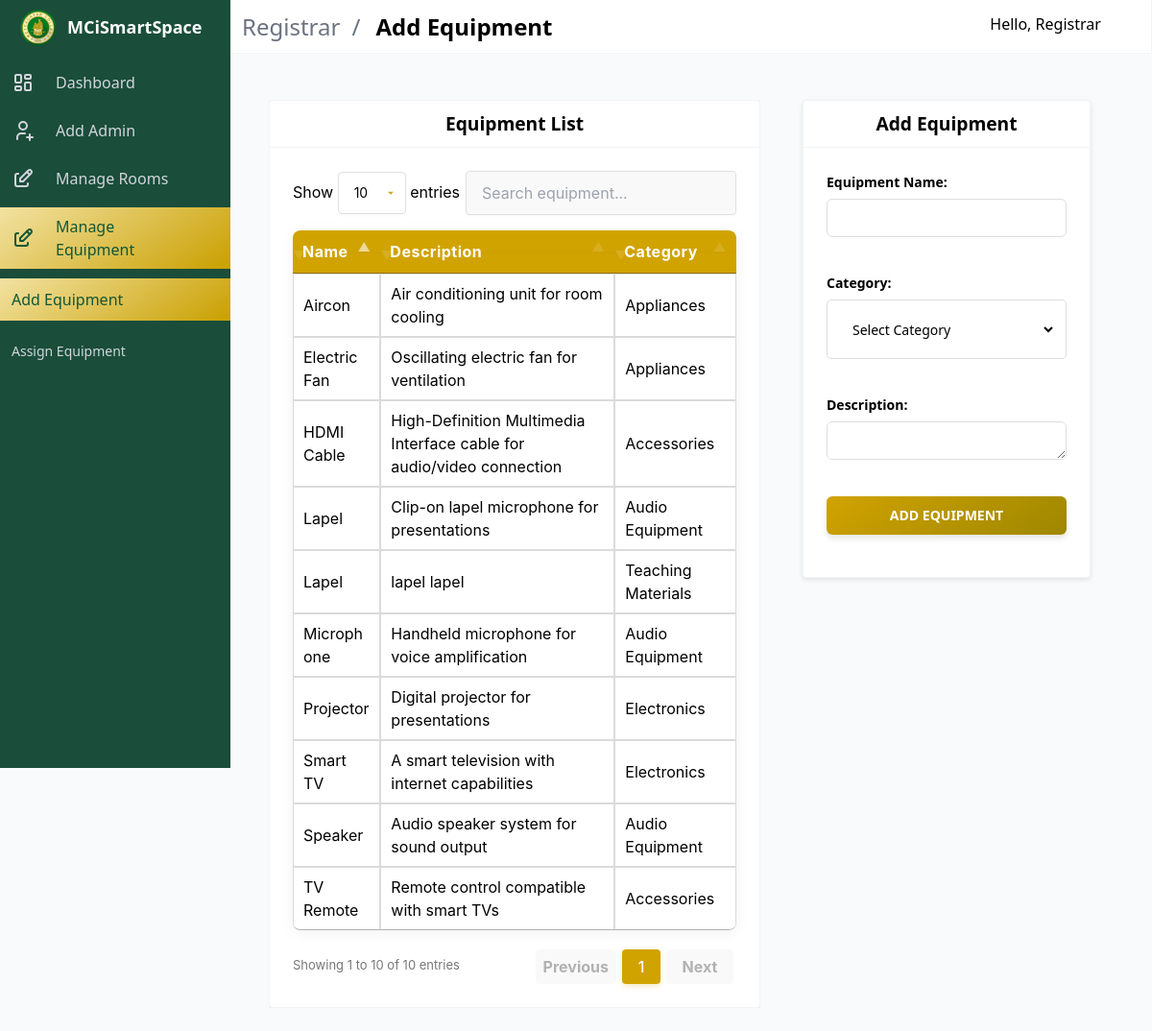
/registrar/reg_add_equipt.php (signed in), run on the app's committed database.
### tables this page shows
CREATE TABLE equipment (
    id INT AUTO_INCREMENT PRIMARY KEY,
    name VARCHAR(255) NOT NULL,
    description TEXT,
    category VARCHAR(255),
    created_at TIMESTAMP DEFAULT CURRENT_TIMESTAMP
);

### registrar/includes/add_equipt.php (called while the page is built, shortened)
<?php
try {
    $conn = db();
    $stmt = $conn->prepare("SELECT id, name, description, category FROM equipment ORDER BY id ASC");
    $stmt->execute();
    $result = $stmt->get_result();
    $equipment_list = $result->fetch_all(MYSQLI_ASSOC);
} catch (Exception $e) {
    $error_message = $e->getMessage();
}

### registrar/components/tables/add_equipment_table.php (the view)
<div class="card">
    <header class="card-header">
        <div class="new-title-container">
            <p class="new-title">Equipment List</p>
        </div>
    </header>
    <div class="card-content">
        <table id="equipmentTable" class="adminTable table is-fullwidth is-striped">
            <thead>
                <tr class="titles">
                    <th>Name</th>
                    <th>Description</th>
                    <th>Category</th>
                </tr>
            </thead>
            <tbody>
                <?php if (empty($equipment_list)): ?>
                    <tr>
                        <td colspan="4" class="has-text-centered">No equipment found.</td>
                    </tr>
                <?php else: ?>
                    <?php foreach ($equipment_list as $equipment): ?>
                        <tr>
                            <td data-label="Name"><?= htmlspecialchars($equipment['name']) ?></td>
                            <td data-label="Description"><?= htmlspecialchars($equipment['description']) ?></td>
                            <td data-label="Category"><?= htmlspecialchars($equipment['category']) ?></td>
                        </tr>
                    <?php endforeach; ?>
                <?php endif; ?>
            </tbody>
        </table>
    </div>
</div>

### public/css/admin_styles/main.css (style rules this page uses)
*,::after,::before { box-sizing:border-box;border-width:0;border-style:solid;border-color:#e5e7eb }
::after,::before { --tw-content:'' }
html { line-height:1.5;-moz-tab-size:4;-o-tab-size:4;tab-size:4;font-family:ui-sans-serif,system-ui,-apple-system,BlinkMacSystemFont,"Segoe UI",Roboto,"Helvetica Neue",Arial,"Noto Sans",sans-serif,"Apple Color Emoji","Segoe UI Emoji","Segoe UI Symbol","Noto Color Emoji" }
body { margin:0;line-height:inherit }
table { text-indent:0;border-color:inherit;border-collapse:collapse }
blockquote,dd,dl,figure,h1,h2,h3,h4,h5,h6,hr,p,pre { margin:0 }
audio,canvas,embed,iframe,img,object,svg,video { display:block; }
*,::after,::before { --tw-translate-x:0;--tw-translate-y:0;--tw-rotate:0;--tw-skew-x:0;--tw-skew-y:0;--tw-scale-x:1;--tw-scale-y:1;--tw-scroll-snap-strictness:proximity;--tw-ring-offset-width:0px;--tw-ring-offset-color:#fff;--tw-ring-color:rgb(59 130 246 / 0.5);--tw-ring-offset-shadow:0 0 #0000;--tw-ring-shadow:0 0 #0000;--tw-shadow:0 0 #0000;--tw-shadow-colored:0 0 #0000 }
.table { display:table }
body { --tw-bg-opacity:1;padding-top:3.5rem;font-size:1rem;line-height:1.5rem }
@media (min-width:1024px) { body { padding-left:15rem } }
.card { border-radius:.25rem;border-width:1px;--tw-border-opacity:1;border-color:rgb(243 244 246 / var(--tw-border-opacity));--tw-bg-opacity:1;background-color:rgb(255 255 255 / var(--tw-bg-opacity)) }
.card-content { padding:1.5rem }
.card-header { display:flex;align-items:stretch;border-bottom-width:1px;--tw-border-opacity:1;border-color:rgb(243 244 246 / var(--tw-border-opacity)) }
table { width:100% }
thead { display:none }
@media (min-width:1024px) { thead { display:table-header-group } }
tr { position:relative;display:block;max-width:100%;border-bottom-width:4px;--tw-border-opacity:1;border-color:rgb(243 244 246 / var(--tw-border-opacity)) }
@media (min-width:1024px) { tr { display:table-row;border-bottom-width:0 } }
tr:last-child { border-bottom-width:0 }
@media (min-width:1024px) { th { padding-top:.5rem;padding-bottom:.5rem;padding-left:.75rem;padding-right:.75rem;text-align:left } }
td { display:flex;justify-content:space-between;border-bottom-width:1px;--tw-border-opacity:1;border-color:rgb(243 244 246 / var(--tw-border-opacity));padding-top:.75rem;padding-bottom:.75rem;padding-left:1rem;padding-right:1rem;text-align:right;vertical-align:top }
@media (min-width:1024px) { td { display:table-cell;border-bottom-width:0;padding-top:.5rem;padding-bottom:.5rem;padding-left:.75rem;padding-right:.75rem;text-align:left;vertical-align:middle } }
@media (min-width:1024px) { td:before { content:attr(data-label);padding-right:.75rem;text-align:left;font-weight:600 } }

### public/css/admin_styles/form_1.css (style rules this page uses)
.card { height: 100%; box-shadow: 0 2px 5px rgba(0, 0, 0, 0.1); }
.table { width: 100%; }
.table th, .table td { padding: 12px 16px; text-align: left; }
.table th { color: #363636; font-weight: 600; }
.table td, .table th { border: 1px solid #dbdbdb; padding: 0.75em; vertical-align: middle; }
.titles th { flex: 1 1 0; }
.card-header { display: flex; align-items: center; justify-content: center; border-bottom-width: 1px; --tw-border-opacity: 1; border-color: rgb(243 244 246 / var(--tw-border-opacity)); }
.new-title-container { width: 100%; display: flex; justify-content: center; }
.new-title { font-weight: bold; font-size: 1.2em; text-align: center; margin: 12px 0; }

### public/css/admin_styles/datatables.css (style rules this page uses)
.card { max-width: 100%; overflow: hidden; }
.adminTable { width: 100% !important; margin: 0 !important; border-collapse: separate; border-spacing: 0; border-radius: 8px; overflow: hidden; box-shadow: 0 2px 15px rgba(0, 0, 0, 0.06); }
.adminTable th, .adminTable td { white-space: normal; word-break: break-word; }
.adminTable thead th { background-color: #d1a300; color: white; padding: 16px 18px; font-weight: 500; position: relative; letter-spacing: 0.5px; border: none; text-align: center; white-space: nowrap; }
.adminTable thead th:after { content: ''; position: absolute; bottom: 0; left: 0; width: 100%; height: 2px; background-color: rgba(0, 0, 0, 0.1); }
.adminTable tbody td { padding: 16px 18px; }
.adminTable tbody tr:last-child td { border-bottom: none; }
table.dataTable thead th, table.dataTable thead td { border: none; }
.card-header { padding-block: 0; }
.card-content { padding: 1.5rem; }

### registrar/reg_add_equipt.php (style rules this page uses)
.card-content { padding: 1.5rem; }

### data on the page
equipment: name "Smart TV", description "A smart television with internet capabilities", category "Electronics"
equipment: name "TV Remote", description "Remote control compatible with smart TVs", category "Accessories"
equipment: name "Projector", description "Digital projector for presentations", category "Electronics"
equipment: name "Electric Fan", description "Oscillating electric fan for ventilation", category "Appliances"
equipment: name "Aircon", description "Air conditioning unit for room cooling", category "Appliances"
equipment: name "Speaker", description "Audio speaker system for sound output", category "Audio Equipment"
equipment: name "Microphone", description "Handheld microphone for voice amplification", category "Audio Equipment"
equipment: name "Lapel", description "Clip-on lapel microphone for presentations", category "Audio Equipment"
equipment: name "HDMI Cable", description "High-Definition Multimedia Interface cable for audio/video connection", category "Accessories"
equipment: name "Lapel", description "lapel lapel", category "Teaching Materials"

### other printed values
$moduleName "Registrar"
$currentPageTitle "Add Equipment"
$userData['name'] "Registrar"
$menuItem['title'] "Dashboard"
$menuItem['title'] "Add Admin"
$menuItem['title'] "Manage Rooms"
$menuItem['title'] "Manage Equipment"
$child['title'] "Add Equipment"
$child['title'] "Assign Equipment"
